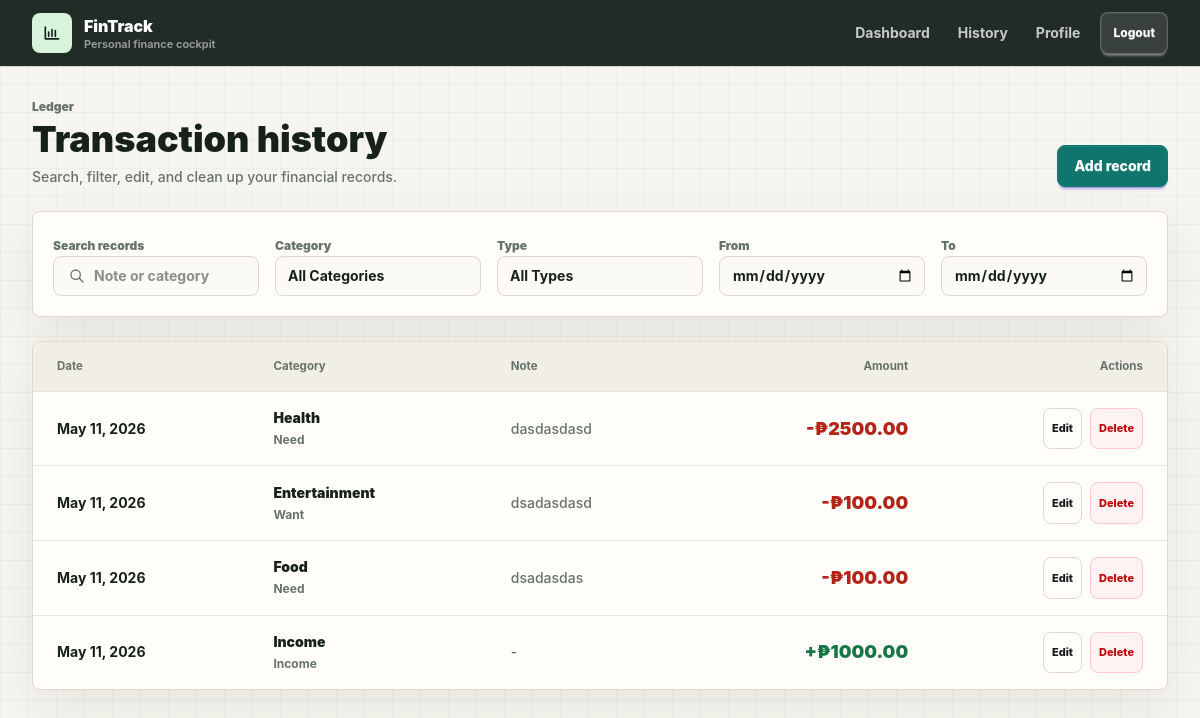
Before: /history/ (signed in) with the older database file.
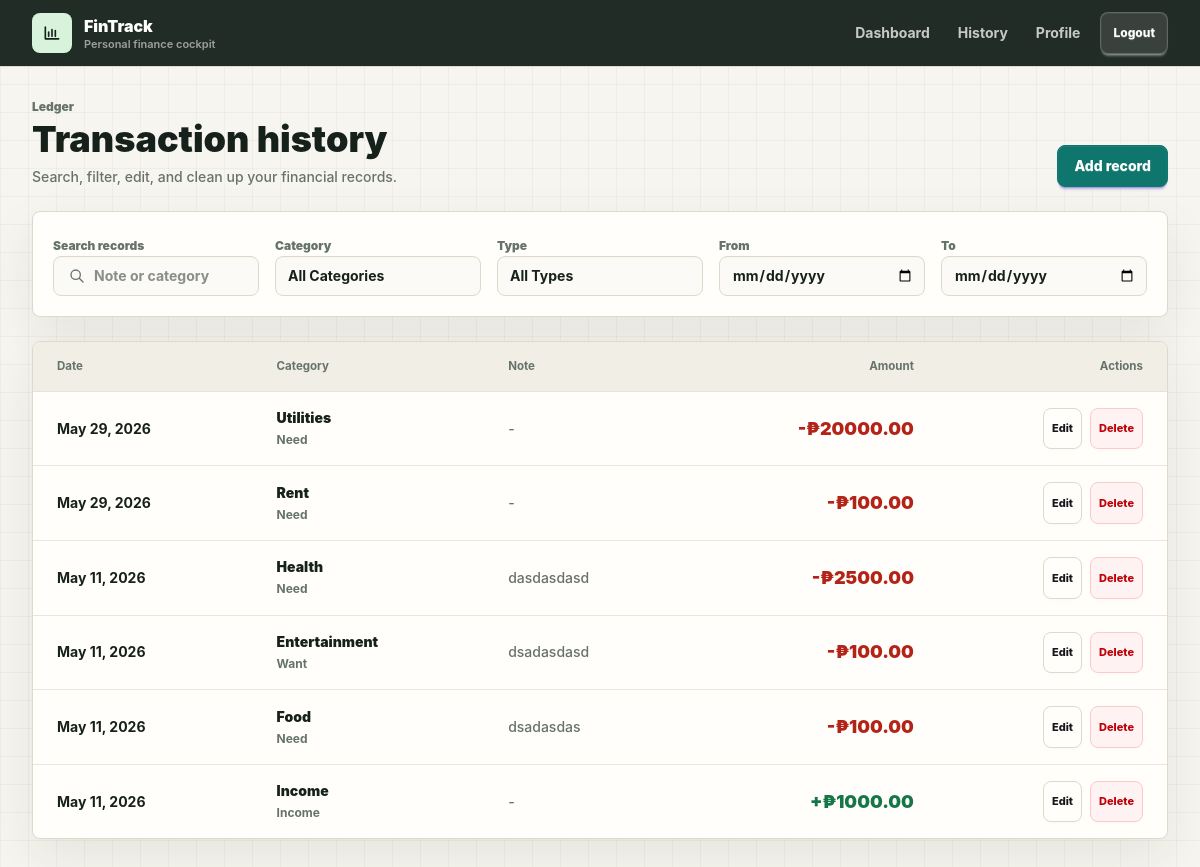
After: the same page with the newer database file.
### apps/tracker/models.py (models this page shows, shortened)
class BudgetRecord(models.Model):
    class Type(models.TextChoices):
        INCOME = "INCOME", "Income"
        EXPENSE = "EXPENSE", "Expense"
    user = models.ForeignKey(User, on_delete=models.CASCADE, related_name="records")
    spending_type = models.CharField(max_length=20, choices=Type)
    category = models.ForeignKey(Category, on_delete=models.CASCADE, related_name="records")
    amount = models.DecimalField(max_digits=12, decimal_places=2)
    note = models.TextField(null=True, blank=True)
    date = models.DateField() # Custom date as per F-03
    created_at = models.DateTimeField(auto_now_add=True)
    class Meta:
        ordering = ["-date", "-created_at"]

class Category(models.Model):
    class Classification(models.TextChoices):
        NEED = "NEED", "Need"
        WANT = "WANT", "Want"
        SAVING = "SAVING", "Saving"
        INCOME = "INCOME", "Income"
    name = models.CharField(max_length=100)
    classification = models.CharField(max_length=20, choices=Classification)

### apps/tracker/views.py (the view)
# urls.py: path('history/', views.record_list, name='record_list'),
@login_required
def record_list(request):
    records = BudgetRecord.objects.filter(user=request.user).select_related('category')
    search_query = request.GET.get('search')
    start_date, end_date = request.GET.get('start_date'), request.GET.get('end_date')
    category_id, spending_type = request.GET.get('category'), request.GET.get('type')
    if search_query: records = records.filter(Q(note__icontains=search_query) | Q(category__name__icontains=search_query))
    if start_date: records = records.filter(date__gte=start_date)
    if end_date: records = records.filter(date__lte=end_date)
    if category_id: records = records.filter(category_id=category_id)
    if spending_type: records = records.filter(spending_type=spending_type)
    context = {
        'records': records.order_by('-date', '-created_at'),
        'categories': Category.objects.all(),
        'types': BudgetRecord.Type.choices
    }
    if request.headers.get('HX-Request'): return render(request, 'tracker/partials/record_list_table.html', context)
    return render(request, 'tracker/record_list.html', context)

### apps/tracker/templates/tracker/record_list.html (shortened to what this page needs)
{% extends "base.html" %}
{% block content %}
<div class="mx-auto max-w-7xl space-y-6 pb-12">
    <header class="flex flex-col justify-between gap-4 md:flex-row md:items-end">
        <div>
            <p class="text-xs font-black text-[#66736b]">Ledger</p>
            <h1 class="mt-1 text-4xl font-black text-[#17211b]">Transaction history</h1>
            <p class="mt-2 text-sm font-medium text-[#66736b]">Search, filter, edit, and clean up your financial records.</p>
        </div>
        <button class="btn btn-primary w-full md:w-auto" onclick="add_record_modal.showModal()">Add record</button>
    </header>
    <section class="surface p-5">
        <form hx-get="{% url 'record_list' %}"
              hx-target="#records-table-container"
              hx-trigger="keyup from:#search-input delay:500ms, change from:.filter-input"
              class="grid grid-cols-1 gap-4 md:grid-cols-5">
            <label class="form-control w-full">
                <span class="label-text mb-2 text-xs font-black text-[#66736b]">Search records</span>
                <div class="relative">
                    <input type="text" id="search-input" name="search" placeholder="Note or category" class="input input-bordered w-full pl-10 text-sm font-bold">
                    <svg xmlns="http://www.w3.org/2000/svg" class="absolute left-4 top-1/2 h-4 w-4 -translate-y-1/2 text-[#66736b]" fill="none" viewBox="0 0 24 24" stroke="currentColor">
                        <path stroke-linecap="round" stroke-linejoin="round" stroke-width="2" d="M21 21l-6-6m2-5a7 7 0 11-14 0 7 7 0 0114 0z" />
                    </svg>
                </div>
            </label>
            <label class="form-control w-full">
                <span class="label-text mb-2 text-xs font-black text-[#66736b]">Category</span>
                <select name="category" class="filter-input select select-bordered w-full text-sm font-bold">
                    <option value="">All Categories</option>
                </select>
            </label>
            <label class="form-control w-full">
                <span class="label-text mb-2 text-xs font-black text-[#66736b]">Type</span>
                <select name="type" class="filter-input select select-bordered w-full text-sm font-bold">
                    <option value="">All Types</option>
                </select>
            </label>
            <label class="form-control w-full">
                <span class="label-text mb-2 text-xs font-black text-[#66736b]">From</span>
                <input type="date" name="start_date" class="filter-input input input-bordered w-full text-sm font-bold">
            </label>
            <label class="form-control w-full">
                <span class="label-text mb-2 text-xs font-black text-[#66736b]">To</span>
                <input type="date" name="end_date" class="filter-input input input-bordered w-full text-sm font-bold">
            </label>
        </form>
    </section>
    <section id="records-table-container" class="surface overflow-hidden">
        {% include "tracker/partials/record_list_table.html" %}
    </section>
</div>
{% endblock %}

### apps/tracker/templates/tracker/partials/record_list_table.html
<div class="overflow-x-auto">
    <table class="table w-full">
        <thead>
            <tr>
                <th class="px-6 py-4 text-left">Date</th>
                <th class="px-6 py-4 text-left">Category</th>
                <th class="px-6 py-4 text-left">Note</th>
                <th class="px-6 py-4 text-right">Amount</th>
                <th class="px-6 py-4 text-right">Actions</th>
            </tr>
        </thead>
        <tbody>
            {% for record in records %}
                <tr class="hover:bg-[#f7f5ef]">
                    <td class="px-6 py-4 text-sm font-bold text-[#17211b]">{{ record.date|date:"M d, Y" }}</td>
                    <td class="px-6 py-4">
                        <span class="block text-sm font-black text-[#17211b]">{{ record.category.name }}</span>
                        <span class="text-xs font-bold text-[#66736b]">{{ record.category.get_classification_display }}</span>
                    </td>
                    <td class="px-6 py-4 text-sm font-medium text-[#66736b]">{{ record.note|default:"-" }}</td>
                    <td class="px-6 py-4 text-right text-lg font-black {% if record.spending_type == 'INCOME' %}text-green-700{% else %}text-red-600{% endif %}">
                        {% if record.spending_type == 'INCOME' %}+{% else %}-{% endif %}&#8369;{{ record.amount }}
                    </td>
                    <td class="px-6 py-4">
                        <div class="flex justify-end gap-2">
                            <button hx-get="{% url 'edit_record' record.id %}"
                                    hx-target="#edit-record-form-container"
                                    onclick="edit_record_modal.showModal()"
                                    class="btn btn-xs border-[#ded9cb] bg-transparent">Edit</button>
                            <button hx-post="{% url 'delete_record' record.id %}"
                                    hx-confirm="Are you sure you want to delete this record?"
                                    hx-target="closest tr"
                                    hx-swap="outerHTML"
                                    class="btn btn-xs border-red-200 bg-red-50 text-red-700">Delete</button>
                        </div>
                    </td>
                </tr>
            {% empty %}
                <tr>
                    <td colspan="5" class="px-6 py-16 text-center text-sm font-black text-[#66736b]">No matching records found.</td>
                </tr>
            {% endfor %}
        </tbody>
    </table>
</div>

Changed rows visible on the page:
added BudgetRecord: date "May 29, 2026", category.name "Utilities", category.classification "Need", note "-", amount "20000.00"
added BudgetRecord: date "May 29, 2026", category.name "Rent", category.classification "Need", note "-", amount "100.00"
